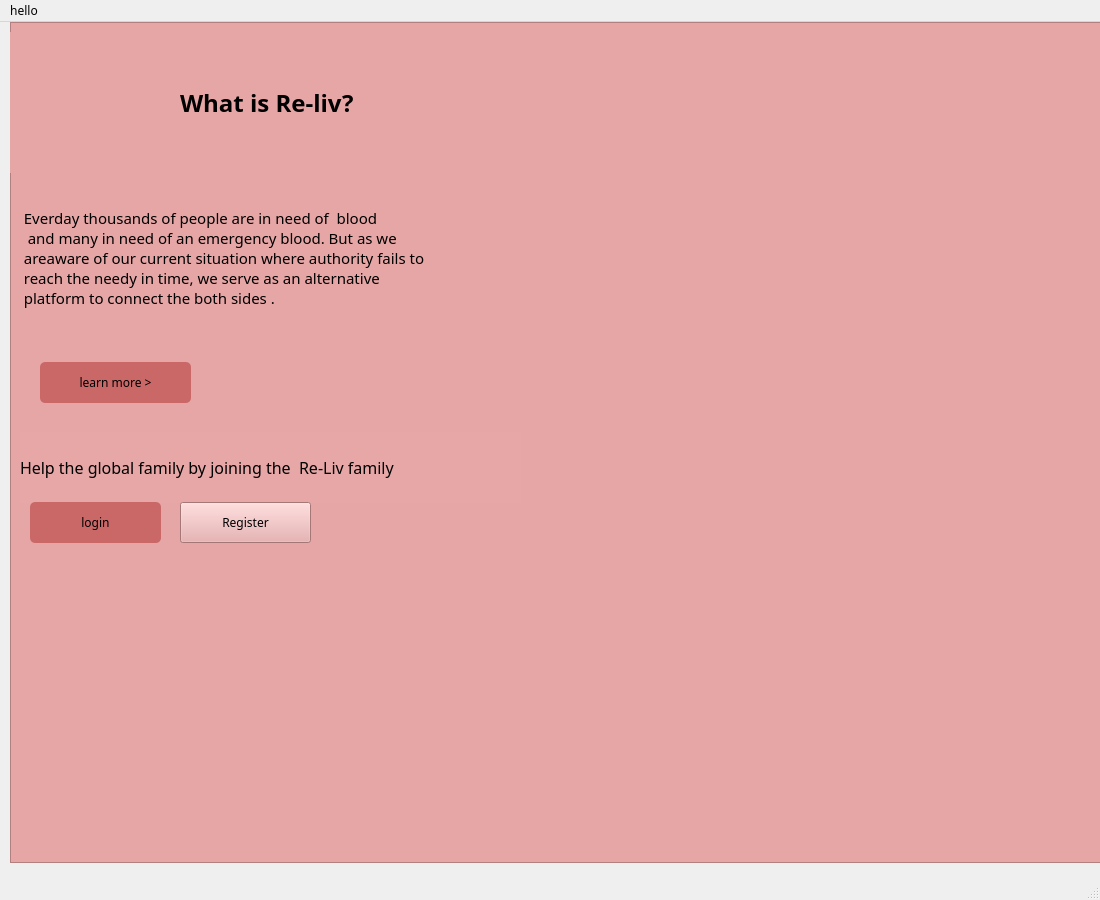
<?xml version="1.0" encoding="UTF-8"?>
<ui version="4.0">
 <class>MainWindow</class>
 <widget class="QMainWindow" name="MainWindow">
  <property name="geometry">
   <rect>
    <x>0</x>
    <y>0</y>
    <width>1100</width>
    <height>900</height>
   </rect>
  </property>
  <property name="maximumSize">
   <size>
    <width>1100</width>
    <height>900</height>
   </size>
  </property>
  <property name="windowTitle">
   <string>MainWindow</string>
  </property>
  <property name="styleSheet">
   <string notr="true">*{
 font-family: century gothic;

}</string>
  </property>
  <widget class="QWidget" name="centralwidget">
   <widget class="QFrame" name="frame">
    <property name="geometry">
     <rect>
      <x>10</x>
      <y>0</y>
      <width>1100</width>
      <height>841</height>
     </rect>
    </property>
    <property name="maximumSize">
     <size>
      <width>1100</width>
      <height>900</height>
     </size>
    </property>
    <property name="styleSheet">
     <string notr="true">background-color: rgb(231, 166, 166)</string>
    </property>
    <property name="frameShape">
     <enum>QFrame::StyledPanel</enum>
    </property>
    <property name="frameShadow">
     <enum>QFrame::Raised</enum>
    </property>
    <widget class="QLabel" name="label">
     <property name="geometry">
      <rect>
       <x>0</x>
       <y>10</y>
       <width>121</width>
       <height>141</height>
      </rect>
     </property>
     <property name="styleSheet">
      <string notr="true">
border-image: url(:/img/images/Blue, white and green Medical care logo.png);</string>
     </property>
     <property name="text">
      <string/>
     </property>
    </widget>
    <widget class="QLabel" name="label_2">
     <property name="geometry">
      <rect>
       <x>60</x>
       <y>530</y>
       <width>391</width>
       <height>251</height>
      </rect>
     </property>
     <property name="styleSheet">
      <string notr="true">image: url(:/img/images/is3.png);
background-color: rgb(0,0,0,0);</string>
     </property>
     <property name="text">
      <string/>
     </property>
    </widget>
    <widget class="QPushButton" name="login">
     <property name="geometry">
      <rect>
       <x>20</x>
       <y>480</y>
       <width>131</width>
       <height>41</height>
      </rect>
     </property>
     <property name="styleSheet">
      <string notr="true">QPushButton#login{

 	background-color: rgb(202, 103, 103);
border-radius: 5px;

}
QPushButton#login:hover{
	background-color: rgb(224, 226, 255);

}

QPushButton#login:pressed{

padding-left:5px;
padding-top:5px;

}</string>
     </property>
     <property name="text">
      <string>login</string>
     </property>
    </widget>
    <widget class="QPushButton" name="why">
     <property name="geometry">
      <rect>
       <x>30</x>
       <y>340</y>
       <width>151</width>
       <height>41</height>
      </rect>
     </property>
     <property name="styleSheet">
      <string notr="true">QPushButton#why{

 	background-color: rgb(202, 103, 103);
border-radius: 5px;

}
QPushButton#why:hover{
	background-color: rgb(224, 226, 255);

}

QPushButton#why:pressed{

padding-left:5px;
padding-top:5px;

}</string>
     </property>
     <property name="text">
      <string>learn more &gt;</string>
     </property>
    </widget>
    <widget class="QLabel" name="label_3">
     <property name="geometry">
      <rect>
       <x>10</x>
       <y>160</y>
       <width>491</width>
       <height>171</height>
      </rect>
     </property>
     <property name="font">
      <font>
       <family>century gothic</family>
       <pointsize>11</pointsize>
      </font>
     </property>
     <property name="styleSheet">
      <string notr="true">background-color: rgba(0,0,0,0);</string>
     </property>
     <property name="text">
      <string> Everday thousands of people are in need of  blood
  and many in need of an emergency blood. But as we
 areaware of our current situation where authority fails to
 reach the needy in time, we serve as an alternative
 platform to connect the both sides . 
</string>
     </property>
    </widget>
    <widget class="QLabel" name="label_4">
     <property name="geometry">
      <rect>
       <x>10</x>
       <y>410</y>
       <width>501</width>
       <height>71</height>
      </rect>
     </property>
     <property name="font">
      <font>
       <family>century gothic</family>
       <pointsize>12</pointsize>
      </font>
     </property>
     <property name="styleSheet">
      <string notr="true">background-color: rgba(235, 203, 203,2);</string>
     </property>
     <property name="text">
      <string>Help the global family by joining the  Re-Liv family</string>
     </property>
    </widget>
    <widget class="QPushButton" name="reg">
     <property name="geometry">
      <rect>
       <x>170</x>
       <y>480</y>
       <width>131</width>
       <height>41</height>
      </rect>
     </property>
     <property name="styleSheet">
      <string notr="true">QpushButton#reg{

	background-color: rgb(202, 103, 103);
   border-radius:5px;
}
QPushButton#reg:hover{
	background-color: rgb(224, 226, 255);

}

QPushButton#reg:pressed{

padding-left:5px;
padding-top:5px;

}
background-color:rgb(202, 103, 103);</string>
     </property>
     <property name="text">
      <string>Register</string>
     </property>
    </widget>
    <widget class="QLabel" name="label_6">
     <property name="geometry">
      <rect>
       <x>170</x>
       <y>50</y>
       <width>251</width>
       <height>61</height>
      </rect>
     </property>
     <property name="font">
      <font>
       <family>century gothic</family>
       <pointsize>18</pointsize>
       <bold>true</bold>
      </font>
     </property>
     <property name="text">
      <string>What is Re-liv?</string>
     </property>
    </widget>
    <widget class="QLabel" name="label_5">
     <property name="geometry">
      <rect>
       <x>560</x>
       <y>10</y>
       <width>541</width>
       <height>501</height>
      </rect>
     </property>
     <property name="styleSheet">
      <string notr="true">border-image: url(:/img/images/1.png);</string>
     </property>
     <property name="text">
      <string/>
     </property>
    </widget>
   </widget>
  </widget>
  <widget class="QStatusBar" name="statusbar"/>
  <widget class="QMenuBar" name="menubar">
   <property name="geometry">
    <rect>
     <x>0</x>
     <y>0</y>
     <width>1100</width>
     <height>24</height>
    </rect>
   </property>
   <widget class="QMenu" name="menuhello">
    <property name="title">
     <string>hello</string>
    </property>
   </widget>
   <addaction name="menuhello"/>
  </widget>
 </widget>
 <resources/>
 <connections/>
</ui>
